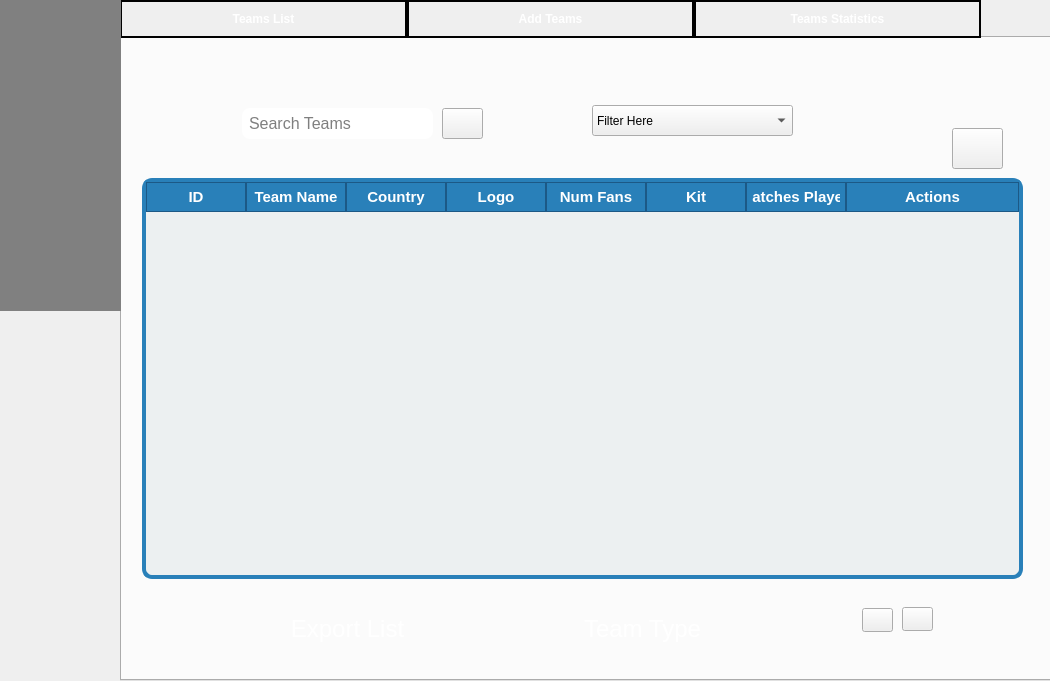
<?xml version="1.0" encoding="UTF-8"?>
<ui version="4.0">
 <class>teamsPage</class>
 <widget class="QWidget" name="teamsPage">
  <property name="geometry">
   <rect>
    <x>0</x>
    <y>0</y>
    <width>1050</width>
    <height>681</height>
   </rect>
  </property>
  <property name="windowTitle">
   <string>Form</string>
  </property>
  <layout class="QHBoxLayout" name="horizontalLayout" stretch="0">
   <property name="spacing">
    <number>0</number>
   </property>
   <property name="leftMargin">
    <number>0</number>
   </property>
   <property name="topMargin">
    <number>0</number>
   </property>
   <property name="rightMargin">
    <number>0</number>
   </property>
   <property name="bottomMargin">
    <number>0</number>
   </property>
   <item>
    <widget class="QWidget" name="contentArea" native="true">
     <property name="sizePolicy">
      <sizepolicy hsizetype="Expanding" vsizetype="Expanding">
       <horstretch>0</horstretch>
       <verstretch>0</verstretch>
      </sizepolicy>
     </property>
     <property name="styleSheet">
      <string notr="true">background-color: qlineargradient(spread:pad, 
                                x1:0, y1:0, x2:0, y2:1, 
                                stop:0 rgba(6, 6, 6, 255), 
                                stop:0.41 rgba(56, 50, 52, 255), 
                                stop:1 rgba(34, 33, 33, 255));;
</string>
     </property>
     <widget class="QTabWidget" name="tabWidgetTeams">
      <property name="geometry">
       <rect>
        <x>120</x>
        <y>0</y>
        <width>941</width>
        <height>681</height>
       </rect>
      </property>
      <property name="font">
       <font>
        <bold>true</bold>
       </font>
      </property>
      <property name="cursor">
       <cursorShape>PointingHandCursor</cursorShape>
      </property>
      <property name="styleSheet">
       <string notr="true">QTabBar::tab {
    background: qlineargradient(spread:pad, 
                            x1:0, y1:0, x2:1, y2:1, 
                            stop:0 rgba(255, 0, 0, 255), 
                            stop:0.41 rgba(195, 22, 58, 255), 
                            stop:1 rgba(255, 117, 0, 255));;  ;  
    color: white;
    border: 2px solid black;
    padding: 10px;
	width: 263%
	
   
}


QTabBar::tab:selected {
    background:qlineargradient(spread:pad, 
                            x1:0, y1:0, x2:1, y2:1, 
                            stop:0 rgba(0, 213, 246, 255), 
                            stop:0.18 rgba(100, 100, 138, 255), 
                            stop:1 rgba(0, 212, 255, 255));;
    color: white;
    font-weight: bold;
}

QTabBar::tab:hover {
    background: lightblue;
    color: black;
}

</string>
      </property>
      <property name="currentIndex">
       <number>0</number>
      </property>
      <widget class="QWidget" name="tab">
       <attribute name="title">
        <string>Teams List</string>
       </attribute>
       <widget class="QLineEdit" name="searchTeamsInput">
        <property name="geometry">
         <rect>
          <x>120</x>
          <y>70</y>
          <width>191</width>
          <height>31</height>
         </rect>
        </property>
        <property name="font">
         <font>
          <family>Arial</family>
          <pointsize>-1</pointsize>
         </font>
        </property>
        <property name="styleSheet">
         <string notr="true">QLineEdit {
    background-color: white;
    border: 2px solid qlineargradient(x1: 0, y1: 0, x2: 1, y2: 1, 
                                stop: 0 rgba(255, 255, 255, 255), 
                                stop: 1 rgba(240, 240, 240, 255));;
    border-radius: 8px;
    padding: 5px;
    color: black;
    font-size: 16px;
}

/* Hover effect */
QLineEdit:hover {
    border-color: #ff3347;
}

/* Focus effect */
QLineEdit:focus {
    border-color: #ff0004;
    box-shadow: none; /* Qt stylesheets do not support box-shadow */
}
</string>
        </property>
        <property name="placeholderText">
         <string>Search Teams</string>
        </property>
       </widget>
       <widget class="QPushButton" name="searchButton">
        <property name="geometry">
         <rect>
          <x>320</x>
          <y>70</y>
          <width>41</width>
          <height>31</height>
         </rect>
        </property>
        <property name="cursor">
         <cursorShape>PointingHandCursor</cursorShape>
        </property>
        <property name="styleSheet">
         <string notr="true">QPushButton {
background-color:qlineargradient(spread:pad, 
                            x1:0, y1:0, x2:1, y2:1, 
                            stop:0 rgba(255, 0, 0, 255), 
                            stop:0.41 rgba(195, 22, 58, 255), 
                            stop:1 rgba(255, 117, 0, 255));;  ;  

}
QPushButton:hover {
    background-color: qlineargradient(x1: 0.25, y1: 0, x2: 0.75, y2: 1, 
                            stop: 0 rgba(0, 255, 254, 255),     
                            stop: 0.26 rgba(38, 170, 196, 255), 
                            stop: 0.67 rgba(89, 85, 131, 255),
                            stop: 1 rgba(0, 238, 255, 255));  ; 
}</string>
        </property>
        <property name="text">
         <string/>
        </property>
        <property name="icon">
         <iconset>
          <normaloff>textures/searchIcon.png</normaloff>textures/searchIcon.png</iconset>
        </property>
       </widget>
       <widget class="QPushButton" name="exportListButton">
        <property name="geometry">
         <rect>
          <x>130</x>
          <y>570</y>
          <width>191</width>
          <height>41</height>
         </rect>
        </property>
        <property name="font">
         <font>
          <pointsize>18</pointsize>
         </font>
        </property>
        <property name="cursor">
         <cursorShape>PointingHandCursor</cursorShape>
        </property>
        <property name="styleSheet">
         <string notr="true">QPushButton {
background-color:qlineargradient(spread:pad, 
                            x1:0, y1:0, x2:1, y2:1, 
                            stop:0 rgba(255, 0, 0, 255), 
                            stop:0.41 rgba(195, 22, 58, 255), 
                            stop:1 rgba(255, 117, 0, 255));;  ;  
border-radius:10px;
color:white;
}
QPushButton:hover {
    background-color:qlineargradient(x1: 0.25, y1: 0, x2: 0.75, y2: 1, 
                            stop: 0 rgba(0, 255, 254, 255),     
                            stop: 0.26 rgba(38, 170, 196, 255), 
                            stop: 0.67 rgba(89, 85, 131, 255),
                            stop: 1 rgba(0, 238, 255, 255));  
}</string>
        </property>
        <property name="text">
         <string>Export List</string>
        </property>
        <property name="icon">
         <iconset>
          <normaloff>textures/exportIcon.png</normaloff>textures/exportIcon.png</iconset>
        </property>
        <property name="iconSize">
         <size>
          <width>40</width>
          <height>50</height>
         </size>
        </property>
       </widget>
       <widget class="QPushButton" name="nextPageTable">
        <property name="geometry">
         <rect>
          <x>740</x>
          <y>570</y>
          <width>31</width>
          <height>24</height>
         </rect>
        </property>
        <property name="styleSheet">
         <string notr="true">QPushButton {background-color:qlineargradient(spread:pad, 
                            x1:0, y1:0, x2:1, y2:1, 
                            stop:0 rgba(255, 0, 0, 255), 
                            stop:0.41 rgba(195, 22, 58, 255), 
                            stop:1 rgba(255, 117, 0, 255));;  ;  
}
QPushButton:hover{
	background-color:qlineargradient(x1: 0.25, y1: 0, x2: 0.75, y2: 1, 
                            stop: 0 rgba(0, 255, 254, 255),     
                            stop: 0.26 rgba(38, 170, 196, 255), 
                            stop: 0.67 rgba(89, 85, 131, 255),
                            stop: 1 rgba(0, 238, 255, 255));  



}


</string>
        </property>
        <property name="text">
         <string/>
        </property>
        <property name="icon">
         <iconset>
          <normaloff>textures/prevIcon.png</normaloff>textures/prevIcon.png</iconset>
        </property>
       </widget>
       <widget class="QPushButton" name="prevPageTable">
        <property name="geometry">
         <rect>
          <x>780</x>
          <y>569</y>
          <width>31</width>
          <height>24</height>
         </rect>
        </property>
        <property name="styleSheet">
         <string notr="true">QPushButton {background-color:qlineargradient(spread:pad, 
                            x1:0, y1:0, x2:1, y2:1, 
                            stop:0 rgba(255, 0, 0, 255), 
                            stop:0.41 rgba(195, 22, 58, 255), 
                            stop:1 rgba(255, 117, 0, 255));;  ;  
}
QPushButton:hover{
	background-color:qlineargradient(x1: 0.25, y1: 0, x2: 0.75, y2: 1, 
                            stop: 0 rgba(0, 255, 254, 255),     
                            stop: 0.26 rgba(38, 170, 196, 255), 
                            stop: 0.67 rgba(89, 85, 131, 255),
                            stop: 1 rgba(0, 238, 255, 255));  



}


</string>
        </property>
        <property name="text">
         <string/>
        </property>
        <property name="icon">
         <iconset>
          <normaloff>textures/nextIcon.png</normaloff>textures/nextIcon.png</iconset>
        </property>
       </widget>
       <widget class="QTableWidget" name="listTeams">
        <property name="geometry">
         <rect>
          <x>20</x>
          <y>140</y>
          <width>881</width>
          <height>401</height>
         </rect>
        </property>
        <property name="styleSheet">
         <string notr="true">QTableWidget {
    background-color: #ecf0f1;
    border: 4px solid #2980b9; 
    border-radius: 10px;
    gridline-color: #bdc3c7;
    font-size: 14px;
}

QTableWidget::item {
    padding: 10px;
    border-bottom: 1px solid #bdc3c7;
	color:black;
}

QTableWidget::item:selected {
    background-color: #3498db;
    color: white;
    font-weight: bold;
}

QTableWidget::item:hover {
    background-color: #f1c40f;
    color: black;
}

QHeaderView::section {
    background-color: #2980b9; /* Blue header */
    color: white;
    padding: 5px 5px; /* Increase horizontal padding */
    font-size: 15px;
    font-weight: bold;
    border: 1px solid #1c5986;
    min-width: 120px; /* Minimum width for each column */
}

QTableCornerButton::section {
    background-color: #2980b9;
    border: 1px solid #1c5986;
}

QTableWidget QWidget {
background:transparent;

	}
QTableWidget QPushButton {
    background-color: qlineargradient(spread:pad, 
                            x1:0, y1:0, x2:1, y2:1, 
                            stop:0 rgba(255, 0, 0, 255), 
                            stop:0.41 rgba(195, 22, 58, 255), 
                            stop:1 rgba(255, 117, 0, 255));  
    border-radius: 10px;
    color: white;
    font-size: 12px;
min-width: 100px;  /* Ensure a minimum width */
    min-height: 40px;  /* Ensure a minimum height */
}

QTableWidget QPushButton:hover {
    background-color: qlineargradient(x1: 0.25, y1: 0, x2: 0.75, y2: 1, 
                            stop: 0 rgba(0, 255, 254, 255),     
                            stop: 0.26 rgba(38, 170, 196, 255), 
                            stop: 0.67 rgba(89, 85, 131, 255),
                            stop: 1 rgba(0, 238, 255, 255));  
}
</string>
        </property>
        <attribute name="horizontalHeaderStretchLastSection">
         <bool>true</bool>
        </attribute>
        <column>
         <property name="text">
          <string>ID</string>
         </property>
        </column>
        <column>
         <property name="text">
          <string>Team Name</string>
         </property>
        </column>
        <column>
         <property name="text">
          <string>Country</string>
         </property>
        </column>
        <column>
         <property name="text">
          <string>Logo</string>
         </property>
        </column>
        <column>
         <property name="text">
          <string>Num Fans</string>
         </property>
        </column>
        <column>
         <property name="text">
          <string>Kit</string>
         </property>
        </column>
        <column>
         <property name="text">
          <string>Matches Played</string>
         </property>
        </column>
        <column>
         <property name="text">
          <string>Actions</string>
         </property>
        </column>
       </widget>
       <widget class="QPushButton" name="refreshButton">
        <property name="geometry">
         <rect>
          <x>830</x>
          <y>90</y>
          <width>51</width>
          <height>41</height>
         </rect>
        </property>
        <property name="cursor">
         <cursorShape>PointingHandCursor</cursorShape>
        </property>
        <property name="styleSheet">
         <string notr="true">QPushButton {
background-color:qlineargradient(spread:pad, 
                            x1:0, y1:0, x2:1, y2:1, 
                            stop:0 rgba(255, 0, 0, 255), 
                            stop:0.41 rgba(195, 22, 58, 255), 
                            stop:1 rgba(255, 117, 0, 255));;  ;  

}
QPushButton:hover {
    background-color: qlineargradient(x1: 0.25, y1: 0, x2: 0.75, y2: 1, 
                            stop: 0 rgba(0, 255, 254, 255),     
                            stop: 0.26 rgba(38, 170, 196, 255), 
                            stop: 0.67 rgba(89, 85, 131, 255),
                            stop: 1 rgba(0, 238, 255, 255));  ; 
}</string>
        </property>
        <property name="text">
         <string/>
        </property>
        <property name="icon">
         <iconset theme="QIcon::ThemeIcon::ViewRefresh"/>
        </property>
       </widget>
       <widget class="QComboBox" name="filtreTeams">
        <property name="geometry">
         <rect>
          <x>470</x>
          <y>67</y>
          <width>201</width>
          <height>31</height>
         </rect>
        </property>
        <item>
         <property name="text">
          <string>Filter Here</string>
         </property>
        </item>
        <item>
         <property name="text">
          <string>Trie de A-Z</string>
         </property>
        </item>
        <item>
         <property name="text">
          <string>Trie de Z-A</string>
         </property>
        </item>
        <item>
         <property name="text">
          <string>Trie par match croissente</string>
         </property>
        </item>
        <item>
         <property name="text">
          <string>Trie par match decroissente</string>
         </property>
        </item>
        <item>
         <property name="text">
          <string>Trie par Num Fans croissente</string>
         </property>
        </item>
        <item>
         <property name="text">
          <string>Trie par Num Fans decroissente</string>
         </property>
        </item>
        <item>
         <property name="text">
          <string>Trie par id croissate</string>
         </property>
        </item>
       </widget>
       <widget class="QPushButton" name="TeamType">
        <property name="geometry">
         <rect>
          <x>410</x>
          <y>560</y>
          <width>221</width>
          <height>61</height>
         </rect>
        </property>
        <property name="font">
         <font>
          <pointsize>18</pointsize>
         </font>
        </property>
        <property name="cursor">
         <cursorShape>PointingHandCursor</cursorShape>
        </property>
        <property name="styleSheet">
         <string notr="true">QPushButton {
background-color:qlineargradient(spread:pad, 
                            x1:0, y1:0, x2:1, y2:1, 
                            stop:0 rgba(255, 0, 0, 255), 
                            stop:0.41 rgba(195, 22, 58, 255), 
                            stop:1 rgba(255, 117, 0, 255));;  ;  
border-radius:10px;
color:white;
}
QPushButton:hover {
    background-color: qlineargradient(x1: 0.25, y1: 0, x2: 0.75, y2: 1, 
                            stop: 0 rgba(0, 255, 254, 255),     
                            stop: 0.26 rgba(38, 170, 196, 255), 
                            stop: 0.67 rgba(89, 85, 131, 255),
                            stop: 1 rgba(0, 238, 255, 255));  ; 
}</string>
        </property>
        <property name="text">
         <string>Team Type</string>
        </property>
        <property name="icon">
         <iconset>
          <normaloff>textures/addIcon.png</normaloff>textures/addIcon.png</iconset>
        </property>
        <property name="iconSize">
         <size>
          <width>50</width>
          <height>50</height>
         </size>
        </property>
       </widget>
      </widget>
      <widget class="QWidget" name="tab_2">
       <attribute name="title">
        <string>Add Teams</string>
       </attribute>
       <widget class="QPushButton" name="addTeamsButton">
        <property name="geometry">
         <rect>
          <x>320</x>
          <y>490</y>
          <width>221</width>
          <height>61</height>
         </rect>
        </property>
        <property name="font">
         <font>
          <pointsize>18</pointsize>
         </font>
        </property>
        <property name="cursor">
         <cursorShape>PointingHandCursor</cursorShape>
        </property>
        <property name="styleSheet">
         <string notr="true">QPushButton {
background-color:qlineargradient(spread:pad, 
                            x1:0, y1:0, x2:1, y2:1, 
                            stop:0 rgba(255, 0, 0, 255), 
                            stop:0.41 rgba(195, 22, 58, 255), 
                            stop:1 rgba(255, 117, 0, 255));;  ;  
border-radius:10px;
color:white;
}
QPushButton:hover {
    background-color: qlineargradient(x1: 0.25, y1: 0, x2: 0.75, y2: 1, 
                            stop: 0 rgba(0, 255, 254, 255),     
                            stop: 0.26 rgba(38, 170, 196, 255), 
                            stop: 0.67 rgba(89, 85, 131, 255),
                            stop: 1 rgba(0, 238, 255, 255));  ; 
}</string>
        </property>
        <property name="text">
         <string>Add Team</string>
        </property>
        <property name="icon">
         <iconset>
          <normaloff>textures/addIcon.png</normaloff>textures/addIcon.png</iconset>
        </property>
        <property name="iconSize">
         <size>
          <width>50</width>
          <height>50</height>
         </size>
        </property>
       </widget>
       <widget class="QLineEdit" name="teamsName">
        <property name="geometry">
         <rect>
          <x>80</x>
          <y>90</y>
          <width>301</width>
          <height>31</height>
         </rect>
        </property>
        <property name="font">
         <font>
          <family>Arial</family>
          <pointsize>-1</pointsize>
         </font>
        </property>
        <property name="styleSheet">
         <string notr="true">QLineEdit {
    background-color: white;
    border: 2px solid #C51D34;
    border-radius: 8px;
    padding: 5px;
    color: black;
    font-size: 16px;
}

/* Hover effect */
QLineEdit:hover {
    border-color: #ff3347;
}

/* Focus effect */
QLineEdit:focus {
    border-color: #ff0004;
    box-shadow: none; /* Qt stylesheets do not support box-shadow */
}
</string>
        </property>
        <property name="text">
         <string/>
        </property>
        <property name="placeholderText">
         <string>Team Name</string>
        </property>
       </widget>
       <widget class="QLineEdit" name="teamsNationality">
        <property name="geometry">
         <rect>
          <x>500</x>
          <y>90</y>
          <width>321</width>
          <height>31</height>
         </rect>
        </property>
        <property name="font">
         <font>
          <family>Arial</family>
          <pointsize>-1</pointsize>
         </font>
        </property>
        <property name="styleSheet">
         <string notr="true">QLineEdit {
    background-color: white;
    border: 2px solid #C51D34;
    border-radius: 8px;
    padding: 5px;
    color: black;
    font-size: 16px;
}

/* Hover effect */
QLineEdit:hover {
    border-color: #ff3347;
}

/* Focus effect */
QLineEdit:focus {
    border-color: #ff0004;
    box-shadow: none; /* Qt stylesheets do not support box-shadow */
}
</string>
        </property>
        <property name="placeholderText">
         <string>Nationality</string>
        </property>
       </widget>
       <widget class="QSpinBox" name="teamsMP">
        <property name="geometry">
         <rect>
          <x>500</x>
          <y>260</y>
          <width>321</width>
          <height>31</height>
         </rect>
        </property>
        <property name="styleSheet">
         <string notr="true">QSpinBox {
    background-color: white;
    border: 2px solid #C51D34;
    border-radius: 8px;
    padding: 5px;
    color: black;
    font-size: 16px;
}

/* Hover effect */
QLineEdit:hover {
    border-color: #ff3347;
}

/* Focus effect */
QSpinBox:focus {
    border-color: #ff0004;
    box-shadow: none; /* Qt stylesheets do not support box-shadow */
}</string>
        </property>
       </widget>
       <widget class="QSpinBox" name="teamsNbf">
        <property name="geometry">
         <rect>
          <x>90</x>
          <y>261</y>
          <width>321</width>
          <height>31</height>
         </rect>
        </property>
        <property name="styleSheet">
         <string notr="true">QSpinBox {
    background-color: white;
    border: 2px solid #C51D34;
    border-radius: 8px;
    padding: 5px;
    color: black;
    font-size: 16px;
}

/* Hover effect */
QLineEdit:hover {
    border-color: #ff3347;
}

/* Focus effect */
QSpinBox:focus {
    border-color: #ff0004;
    box-shadow: none; /* Qt stylesheets do not support box-shadow */
}</string>
        </property>
       </widget>
       <widget class="QLineEdit" name="teamsKit">
        <property name="geometry">
         <rect>
          <x>500</x>
          <y>390</y>
          <width>321</width>
          <height>31</height>
         </rect>
        </property>
        <property name="font">
         <font>
          <family>Arial</family>
          <pointsize>-1</pointsize>
         </font>
        </property>
        <property name="styleSheet">
         <string notr="true">QLineEdit {
    background-color: white;
    border: 2px solid #C51D34;
    border-radius: 8px;
    padding: 5px;
    color: black;
    font-size: 16px;
}

/* Hover effect */
QLineEdit:hover {
    border-color: #ff3347;
}

/* Focus effect */
QLineEdit:focus {
    border-color: #ff0004;
    box-shadow: none; /* Qt stylesheets do not support box-shadow */
}
</string>
        </property>
        <property name="placeholderText">
         <string>Path to the kits</string>
        </property>
       </widget>
       <widget class="QLineEdit" name="teamsLogo">
        <property name="geometry">
         <rect>
          <x>90</x>
          <y>390</y>
          <width>321</width>
          <height>31</height>
         </rect>
        </property>
        <property name="font">
         <font>
          <family>Arial</family>
          <pointsize>-1</pointsize>
         </font>
        </property>
        <property name="styleSheet">
         <string notr="true">QLineEdit {
    background-color: white;
    border: 2px solid #C51D34;
    border-radius: 8px;
    padding: 5px;
    color: black;
    font-size: 16px;
}

/* Hover effect */
QLineEdit:hover {
    border-color: #ff3347;
}

/* Focus effect */
QLineEdit:focus {
    border-color: #ff0004;
    box-shadow: none; /* Qt stylesheets do not support box-shadow */
}
</string>
        </property>
        <property name="placeholderText">
         <string>Path to the logo</string>
        </property>
       </widget>
       <widget class="QLabel" name="label">
        <property name="geometry">
         <rect>
          <x>110</x>
          <y>180</y>
          <width>271</width>
          <height>51</height>
         </rect>
        </property>
        <property name="styleSheet">
         <string notr="true">background:transparent;</string>
        </property>
        <property name="text">
         <string>Number Of Subcribers of the team</string>
        </property>
       </widget>
       <widget class="QLabel" name="label_2">
        <property name="geometry">
         <rect>
          <x>510</x>
          <y>180</y>
          <width>281</width>
          <height>51</height>
         </rect>
        </property>
        <property name="styleSheet">
         <string notr="true">background:transparent;</string>
        </property>
        <property name="text">
         <string>Number of matches palyed by the team</string>
        </property>
       </widget>
       <widget class="QLabel" name="errerName">
        <property name="geometry">
         <rect>
          <x>90</x>
          <y>130</y>
          <width>281</width>
          <height>31</height>
         </rect>
        </property>
        <property name="styleSheet">
         <string notr="true">color :red;
</string>
        </property>
        <property name="text">
         <string/>
        </property>
       </widget>
       <widget class="QLabel" name="errerCountry">
        <property name="geometry">
         <rect>
          <x>510</x>
          <y>130</y>
          <width>301</width>
          <height>31</height>
         </rect>
        </property>
        <property name="styleSheet">
         <string notr="true">color:red;</string>
        </property>
        <property name="text">
         <string/>
        </property>
       </widget>
       <widget class="QLabel" name="errerLogo">
        <property name="geometry">
         <rect>
          <x>90</x>
          <y>440</y>
          <width>301</width>
          <height>31</height>
         </rect>
        </property>
        <property name="text">
         <string/>
        </property>
       </widget>
       <widget class="QLabel" name="errerKit">
        <property name="geometry">
         <rect>
          <x>500</x>
          <y>440</y>
          <width>301</width>
          <height>31</height>
         </rect>
        </property>
        <property name="text">
         <string/>
        </property>
       </widget>
       <widget class="QPushButton" name="addLogoButton">
        <property name="geometry">
         <rect>
          <x>140</x>
          <y>320</y>
          <width>221</width>
          <height>61</height>
         </rect>
        </property>
        <property name="font">
         <font>
          <pointsize>18</pointsize>
         </font>
        </property>
        <property name="cursor">
         <cursorShape>PointingHandCursor</cursorShape>
        </property>
        <property name="styleSheet">
         <string notr="true">QPushButton {
background-color:qlineargradient(spread:pad, 
                            x1:0, y1:0, x2:1, y2:1, 
                            stop:0 rgba(255, 0, 0, 255), 
                            stop:0.41 rgba(195, 22, 58, 255), 
                            stop:1 rgba(255, 117, 0, 255));;  ;  
border-radius:10px;
color:white;
}
QPushButton:hover {
    background-color: qlineargradient(x1: 0.25, y1: 0, x2: 0.75, y2: 1, 
                            stop: 0 rgba(0, 255, 254, 255),     
                            stop: 0.26 rgba(38, 170, 196, 255), 
                            stop: 0.67 rgba(89, 85, 131, 255),
                            stop: 1 rgba(0, 238, 255, 255));  ; 
}</string>
        </property>
        <property name="text">
         <string>Add Logo</string>
        </property>
        <property name="icon">
         <iconset>
          <normaloff>textures/addIcon.png</normaloff>textures/addIcon.png</iconset>
        </property>
        <property name="iconSize">
         <size>
          <width>50</width>
          <height>50</height>
         </size>
        </property>
       </widget>
       <widget class="QPushButton" name="addKitButton">
        <property name="geometry">
         <rect>
          <x>520</x>
          <y>320</y>
          <width>221</width>
          <height>61</height>
         </rect>
        </property>
        <property name="font">
         <font>
          <pointsize>18</pointsize>
         </font>
        </property>
        <property name="cursor">
         <cursorShape>PointingHandCursor</cursorShape>
        </property>
        <property name="styleSheet">
         <string notr="true">QPushButton {
background-color:qlineargradient(spread:pad, 
                            x1:0, y1:0, x2:1, y2:1, 
                            stop:0 rgba(255, 0, 0, 255), 
                            stop:0.41 rgba(195, 22, 58, 255), 
                            stop:1 rgba(255, 117, 0, 255));;  ;  
border-radius:10px;
color:white;
}
QPushButton:hover {
    background-color: qlineargradient(x1: 0.25, y1: 0, x2: 0.75, y2: 1, 
                            stop: 0 rgba(0, 255, 254, 255),     
                            stop: 0.26 rgba(38, 170, 196, 255), 
                            stop: 0.67 rgba(89, 85, 131, 255),
                            stop: 1 rgba(0, 238, 255, 255));  ; 
}</string>
        </property>
        <property name="text">
         <string>Add Kits</string>
        </property>
        <property name="icon">
         <iconset>
          <normaloff>textures/addIcon.png</normaloff>textures/addIcon.png</iconset>
        </property>
        <property name="iconSize">
         <size>
          <width>50</width>
          <height>50</height>
         </size>
        </property>
       </widget>
      </widget>
      <widget class="QWidget" name="Stats">
       <attribute name="title">
        <string>Teams Statistics</string>
       </attribute>
       <widget class="QWidget" name="chartContainer" native="true">
        <property name="geometry">
         <rect>
          <x>20</x>
          <y>20</y>
          <width>891</width>
          <height>611</height>
         </rect>
        </property>
       </widget>
      </widget>
     </widget>
     <widget class="QWidget" name="sidebar" native="true">
      <property name="geometry">
       <rect>
        <x>-30</x>
        <y>0</y>
        <width>151</width>
        <height>311</height>
       </rect>
      </property>
      <property name="styleSheet">
       <string notr="true">background:gray;</string>
      </property>
      <widget class="QPushButton" name="exitButton">
       <property name="geometry">
        <rect>
         <x>53</x>
         <y>240</y>
         <width>71</width>
         <height>71</height>
        </rect>
       </property>
       <property name="cursor">
        <cursorShape>PointingHandCursor</cursorShape>
       </property>
       <property name="styleSheet">
        <string notr="true">QPushButton {
	border:none;



}

QPushButton:hover {
    background-color: red;
    box-shadow: 0px 0px 10px rgba(255, 0, 0, 0.5);
	border-radius:15px;
}</string>
       </property>
       <property name="text">
        <string/>
       </property>
       <property name="icon">
        <iconset>
         <normaloff>textures/exitIcon.png</normaloff>textures/exitIcon.png</iconset>
       </property>
       <property name="iconSize">
        <size>
         <width>50</width>
         <height>50</height>
        </size>
       </property>
      </widget>
      <widget class="QPushButton" name="homeButton">
       <property name="geometry">
        <rect>
         <x>50</x>
         <y>10</y>
         <width>75</width>
         <height>61</height>
        </rect>
       </property>
       <property name="cursor">
        <cursorShape>PointingHandCursor</cursorShape>
       </property>
       <property name="styleSheet">
        <string notr="true">QPushButton {
	border:none;



}

QPushButton:hover {
    background-color: white;
    box-shadow: 0px 0px 10px rgba(255, 0, 0, 0.5);
	border-radius:15px;
}</string>
       </property>
       <property name="text">
        <string/>
       </property>
       <property name="icon">
        <iconset>
         <normaloff>textures/homeIcon.png</normaloff>textures/homeIcon.png</iconset>
       </property>
       <property name="iconSize">
        <size>
         <width>50</width>
         <height>50</height>
        </size>
       </property>
      </widget>
      <widget class="QPushButton" name="aboutButton">
       <property name="geometry">
        <rect>
         <x>50</x>
         <y>170</y>
         <width>71</width>
         <height>61</height>
        </rect>
       </property>
       <property name="cursor">
        <cursorShape>PointingHandCursor</cursorShape>
       </property>
       <property name="styleSheet">
        <string notr="true">QPushButton {
	border:none;



}

QPushButton:hover {
    background-color: lime;
    box-shadow: 0px 0px 10px rgba(255, 0, 0, 0.5);
	border-radius:15px;
}</string>
       </property>
       <property name="text">
        <string/>
       </property>
       <property name="icon">
        <iconset>
         <normaloff>textures/aboutIcon.png</normaloff>textures/aboutIcon.png</iconset>
       </property>
       <property name="iconSize">
        <size>
         <width>50</width>
         <height>50</height>
        </size>
       </property>
      </widget>
      <widget class="QPushButton" name="notifButton">
       <property name="geometry">
        <rect>
         <x>50</x>
         <y>90</y>
         <width>75</width>
         <height>71</height>
        </rect>
       </property>
       <property name="cursor">
        <cursorShape>PointingHandCursor</cursorShape>
       </property>
       <property name="styleSheet">
        <string notr="true">QPushButton {
	border:none;



}

QPushButton:hover {
    background-color: yellow;
    box-shadow: 0px 0px 10px rgba(255, 0, 0, 0.5);
	border-radius:15px;
}</string>
       </property>
       <property name="text">
        <string/>
       </property>
       <property name="icon">
        <iconset>
         <normaloff>textures/notifsIcon.png</normaloff>textures/notifsIcon.png</iconset>
       </property>
       <property name="iconSize">
        <size>
         <width>50</width>
         <height>50</height>
        </size>
       </property>
      </widget>
     </widget>
    </widget>
   </item>
  </layout>
 </widget>
 <resources/>
 <connections/>
</ui>
